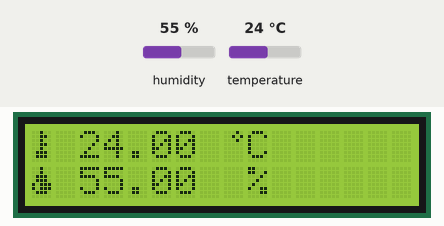
This sketch was run on a simulated Arduino Uno, built with avr-gcc and run on an emulated ATmega328P. On the bench: 16×2 character LCD. The test bench sets the inputs (shaded band); at power-on: humidity 55 %, temperature 24 °C.

Above: at 2.7 s.
2.8 s: humidity set to 22 %
At 5.4 s:
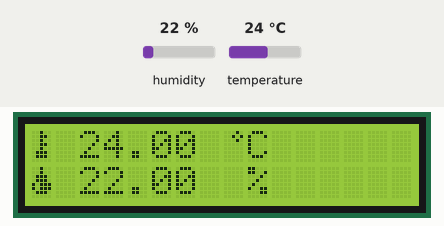
5.8 s: temperature set to 12 °C
At 7.5 s:
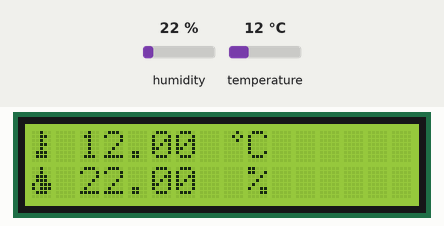
8.8 s: humidity set to 40 %
At 11.5 s:
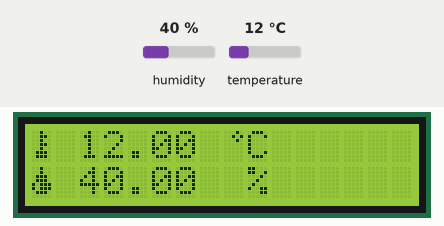
11.8 s: temperature set to 19 °C
At 13.5 s:
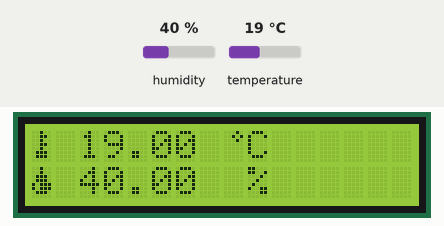
Timing chart, 0 to 15.0 s (numbered marks = the images above; inputs shaded):
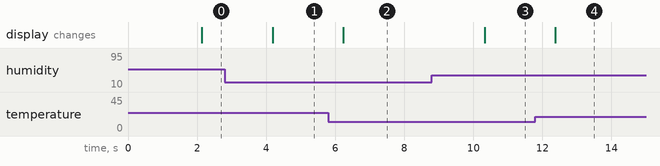

Measured:
- after the input at 2.8 s, the display: changes after 1.4 s (image 1)
- after the input at 5.8 s, the display: changes after 0.43 s (image 2)
- after the input at 8.8 s, the display: changes after 1.5 s (image 3)
- after the input at 11.8 s, the display: changes after 0.57 s (image 4)

The sketch:

DHTxx_LCD_Stacja_pogodowa_ikony.ino
```cpp
#include <LiquidCrystal_I2C.h>
#include <DHT.h> // dołączam bibliotekę od obsługi czujnika DHTxx (pamiętaj żeby zainstalować dodatkową bibliotekę Adafruit Unified Sensor Library)

#define DHTPIN 2 // definicja preprocesora
#define DHTTYPE DHT11 // definicja preprocesora

LiquidCrystal_I2C lcd(0x27, 16, 2); // tworzę obiekt klasy LiquidCrystal o nazwie lcd o podanych parametrach

DHT dht(DHTPIN, DHTTYPE); // tworzę obiekt klasy DHT o nazwie dht o podanych parametrach

byte termometr[8] = {
  0b00100,
  0b00110,
  0b00100,
  0b00110,
  0b00100,
  0b01110,
  0b01110,
  0b00000
};

byte kropla[8] = {
  0b00100,
  0b00100,
  0b01110,
  0b01110,
  0b10111,
  0b10111,
  0b01110,
  0b00000
};

byte stopnie[8] = {
  0b00010,
  0b00101,
  0b00010,
  0b00000,
  0b00000,
  0b00000,
  0b00000,
  0b00000
};


void setup() {
  lcd.begin(); // inicjalizuję lcd
  lcd.print("Czekaj..."); // napis kontrolny

  lcd.createChar(0, termometr);
  lcd.createChar(1, kropla);
  lcd.createChar(2, stopnie);

  dht.begin(); // inicjalizuję czujnik DHT
}

void loop() {
  delay(2000); // czekam 2s
  float temp = dht.readTemperature(); // tworzę zmienną typu float przechowującą pomiar temperatury
  float wilg = dht.readHumidity(); // tworzę zmienną typu float przechowującą pomiar wilgotności

  if (isnan(temp) || isnan(wilg)) { // sprawdzam czy nie ma błędu odczytu
    lcd.home(); // kursor na 0, 0
    lcd.print("Blad odczytu"); // wypisuję napis na lcd
    return; // wychodzę z pętli
  }

  lcd.home(); // kursor na 0, 0
  lcd.write((byte)0); // rzutuję ikonę termomrtr na typ byte i wyświetlam ją na lcd
  lcd.print(" ");
  lcd.print(temp); // wypisuję zmienną temp
  lcd.print(" ");
  lcd.write((byte)2); // jak ww.
  lcd.print("C");
  lcd.setCursor(0, 1); // kursor na drugi wiersz
  lcd.write((byte)1); // jak ww.
  lcd.print(" ");
  lcd.print(wilg); // wypisuję zmienną wilg
  lcd.print("  %");

}
```
